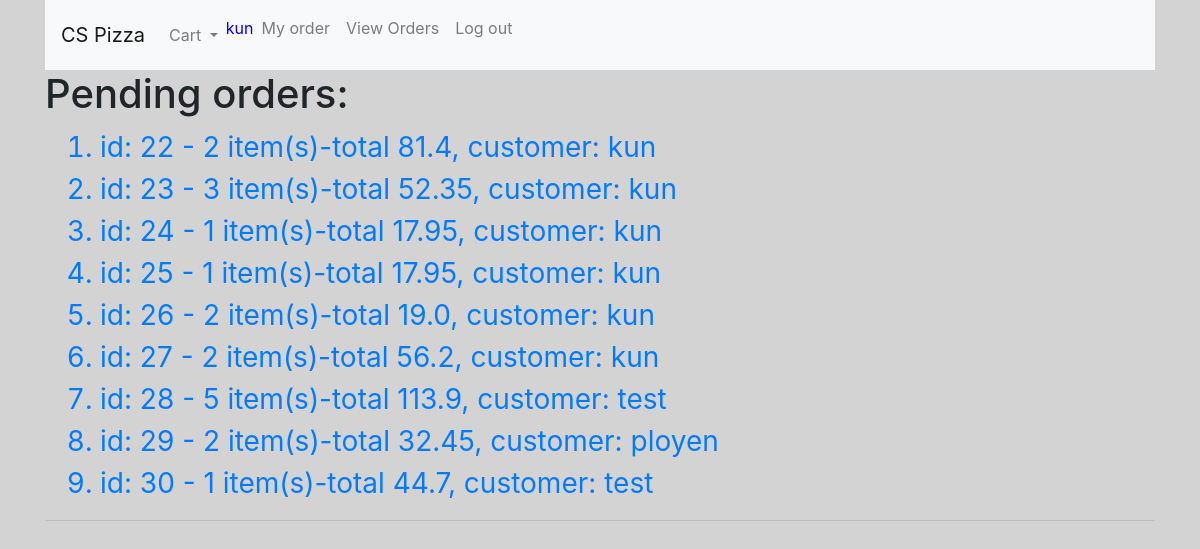
Before: /order_view (signed in) with the older database file.
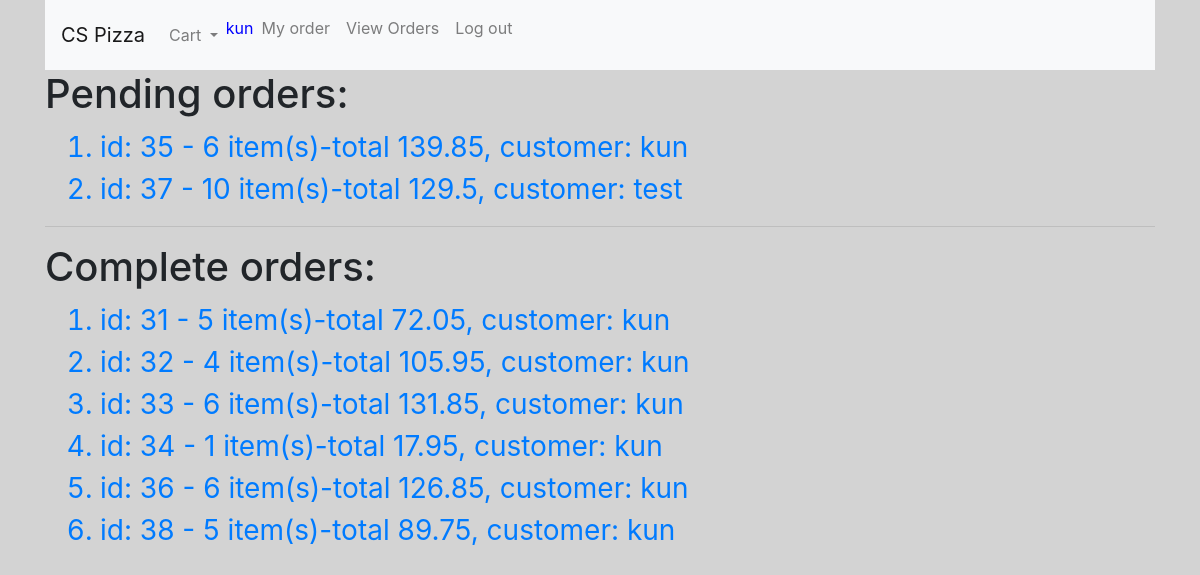
After: the same page with the newer database file.
### orders/models.py (models this page shows, shortened)
class Order(models.Model):
    username = models.CharField(max_length=64)
    pizza = models.ManyToManyField(Pizza, blank=True)
    sub = models.ManyToManyField(Sub, blank=True)
    pasta = models.ManyToManyField(Pasta, blank=True)
    salad = models.ManyToManyField(Salad, blank=True)
    dinnerplatter = models.ManyToManyField(DinnerPlatter, blank=True)
    is_complete = models.BooleanField(default=False)
    def sum_price(self, obj):
        this_sum = 0
        if len(obj.all()) > 0:
            for item in obj.all():
                this_sum += item.price
        return this_sum
    def total(self):
        total_sum = 0
        total_sum += self.sum_price(self.pizza)
        total_sum += self.sum_price(self.sub)
        total_sum += self.sum_price(self.pasta)
        total_sum += self.sum_price(self.salad)
        total_sum += self.sum_price(self.dinnerplatter)
        return round(total_sum, 2)
    def item_count(self):
        count = 0
        count += len(self.pizza.all())
        count += len(self.sub.all())
        count += len(self.pasta.all())
        count += len(self.salad.all())
        count += len(self.dinnerplatter.all())
        return count
    def __str__(self):
        return f"""id: {self.id} - {self.item_count()} item(s)-total {self.total()}"""

class PizzaMenu(models.Model):
    type = models.CharField(max_length=32)
    size = models.CharField(max_length=10)
    topping_option = models.IntegerField() # 0(cheese), 1, 2, 3, 5 toppings
    price = models.FloatField()

class SubMenu(models.Model):
    name = models.CharField(max_length=32)
    size = models.CharField(max_length=10)
    price = models.FloatField()

class PastaMenu(models.Model):
    name = models.CharField(max_length=32)
    price = models.FloatField()

class SaladMenu(models.Model):
    name = models.CharField(max_length=32)
    price = models.FloatField()

class DinnerPlatterMenu(models.Model):
    name = models.CharField(max_length=32)
    size = models.CharField(max_length=10)
    price = models.FloatField()

### orders/views.py (the view)
# urls.py: path("order_view", views.order_view, name="order_view"),
def order_view(request):
    if request.user.is_authenticated and request.user.is_staff:
        interested_att = ['pizza','sub','pasta','salad','dinnerplatter']
        order_all = Order.objects.all()
        cart_item_count = 0
        try:
            for k in request.session['cart'].keys():
                cart_item_count += len(request.session['cart'][k])
        except KeyError:
            pass
        complete_order = []
        pending_order = []
        for order in order_all:
            if order.is_complete:
                complete_order.append(order)
            else:
                pending_order.append(order)
        contect = {
        'order_data' : order_all,
        'cart_count' : cart_item_count,
        'complete_order' : complete_order,
        'pending_order' : pending_order
        }
        return render(request, 'orders/order_view.html', contect)
    else:
        return render(request, 'orders/error.html', {'message':'Can not access to this page'})

### orders/templates/orders/order_view.html (shortened to what this page needs)
{% extends "orders/base.html" %}
{% block body %}
  {% if pending_order %}
    <h1>Pending orders:</h1>
    <ol>
      {% for order in pending_order %}
      <div class="container">
          <a href="{% url 'order_details' order.id  %}" class="order_link">
            <li>
              {{order}}, customer: {{order.username}}
            </li>
          </a>
      </div>
      {% endfor %}
    </ol>
  {% endif %}
  <hr>
  {% if complete_order %}
    <h1>Complete orders:</h1>
    <ol>
      <div class="container">
        {% for order in complete_order %}
          <a href="{% url 'order_details' order.id %}" class="order_link"><li>{{order}}, customer: {{request.user.username}}</li></a>
        {% endfor %}
      </div>
    </ol>
  {% endif %}
{% endblock %}

### orders/templates/orders/base.html (shortened to what this page needs)
<!DOCTYPE html>
<html>
    <head>
        <link rel="stylesheet" href="https://stackpath.bootstrapcdn.com/bootstrap/4.3.1/css/bootstrap.min.css">
        {% load static %}
        <link rel="stylesheet" href="{% static 'css/style.css' %}">
    </head>
    <body>
      <div class="container">
      {% if request.user.is_authenticated %}
        <nav class="navbar navbar-expand-lg navbar-light bg-light">
          <a class="navbar-brand" href="{% url 'index' %}" >CS Pizza</a>
          <div class="collapse navbar-collapse" id="navbarNavDropdown">
            <ul class="navbar-nav">
              <li class="nav-item dropdown">
                <a id="cart" class="nav-link dropdown-toggle notification" href="#" id="navbarDropdownMenuLink" role="button" data-toggle="dropdown" aria-haspopup="true" aria-expanded="false">
                  <span>Cart</span>
                </a>
              </li>
              <span id="username_display" class="navbar-text">
                {{request.user.username}}
              </span>
              <li class="nav-item">
                <a class="nav-link" href="{% url 'customer_order_view' %}">My order</a>
              </li>
              {% if request.user.is_staff %}
                <li class="nav-item">
                  <a class="nav-link" href="{% url 'order_view' %}">View Orders</a>
                </li>
              {% endif %}
              <li class="nav-item">
                <a id="nav_dinnerplatter" class="nav-link" href="{% url 'logout' %}">Log out</a>
              </li>
            </ul>
          </div>
        </nav>
        {% endif %}
        {% block body %}
        {% endblock %}
      </div>
    </body>
</html>

### orders/static/css/style.css (style rules this page uses)
body { background-color: lightgray; }
#username_display { color: Blue; }
.notification { color: white; text-decoration: none; padding: 15px 26px; position: relative; display: inline-block; border-radius: 2px; }
.order_link { font-size: 28px; }

Changed rows visible on the page:
removed Order: id.price "id: 22 - 2 item(s)-total 81.4", username "kun", shown under "Pending orders:"
removed Order: id.price "id: 23 - 3 item(s)-total 52.35", username "kun", shown under "Pending orders:"
removed Order: id.price "id: 24 - 1 item(s)-total 17.95", username "kun", shown under "Pending orders:"
removed Order: id.price "id: 25 - 1 item(s)-total 17.95", username "kun", shown under "Pending orders:"
removed Order: id.price "id: 26 - 2 item(s)-total 19.0", username "kun", shown under "Pending orders:"
removed Order: id.price "id: 27 - 2 item(s)-total 56.2", username "kun", shown under "Pending orders:"
removed Order: id.price "id: 28 - 5 item(s)-total 113.9", username "test", shown under "Pending orders:"
removed Order: id.price "id: 29 - 2 item(s)-total 32.45", username "ployen", shown under "Pending orders:"
removed Order: id.price "id: 30 - 1 item(s)-total 44.7", username "test", shown under "Pending orders:"
added Order: id.price "id: 35 - 6 item(s)-total 139.85", username "kun", shown under "Pending orders:"
added Order: id.price "id: 37 - 10 item(s)-total 129.5", username "test", shown under "Pending orders:"
added Order: id.price "id: 31 - 5 item(s)-total 72.05", {{ request.user.username }} "kun", shown under "Complete orders:"
added Order: id.price "id: 32 - 4 item(s)-total 105.95", {{ request.user.username }} "kun", shown under "Complete orders:"
added Order: id.price "id: 33 - 6 item(s)-total 131.85", {{ request.user.username }} "kun", shown under "Complete orders:"
added Order: id.price "id: 34 - 1 item(s)-total 17.95", {{ request.user.username }} "kun", shown under "Complete orders:"
added Order: id.price "id: 36 - 6 item(s)-total 126.85", {{ request.user.username }} "kun", shown under "Complete orders:"
added Order: id.price "id: 38 - 5 item(s)-total 89.75", {{ request.user.username }} "kun", shown under "Complete orders:"
Other visible differences:
text now shown: "Complete orders:"
